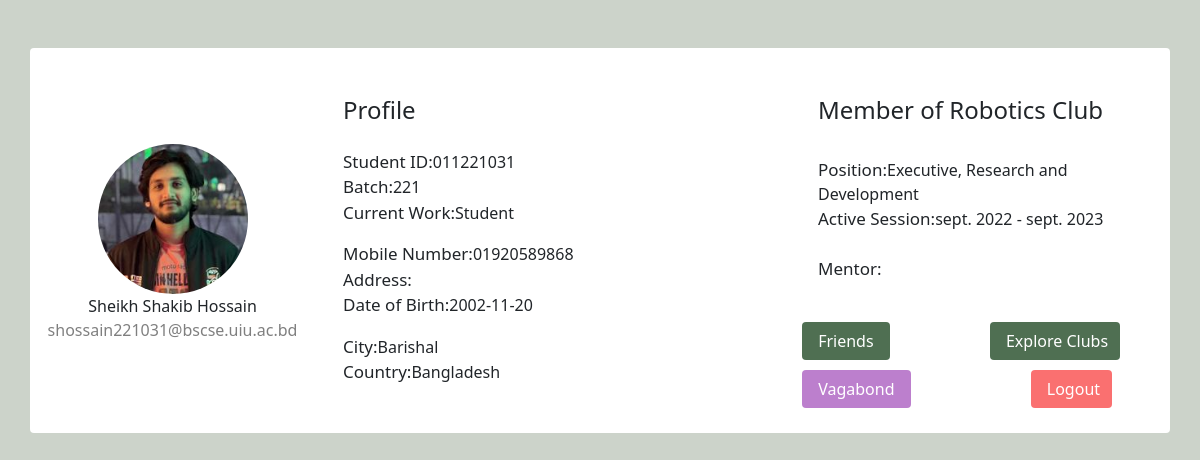
/profile.php (signed in), run on the app's committed database.
### tables this page shows
CREATE TABLE `person` (
  `id` varchar(20) NOT NULL,
  `name` varchar(100) DEFAULT NULL,
  `email` varchar(100) DEFAULT NULL,
  `address` varchar(100) DEFAULT NULL,
  `phone` varchar(20) DEFAULT NULL,
  `current_work` varchar(50) DEFAULT NULL,
  `dob` date DEFAULT NULL,
  `city` int(11) DEFAULT NULL,
  `country` int(11) DEFAULT NULL,
  `batch` int(11) DEFAULT NULL,
  `passwd` varchar(50) DEFAULT NULL
);

CREATE TABLE `city` (
  `id` int(11) NOT NULL,
  `name` varchar(50) DEFAULT NULL
);

CREATE TABLE `country` (
  `id` int(11) NOT NULL,
  `name` varchar(50) DEFAULT NULL
);

CREATE TABLE `club` (
  `id` int(11) NOT NULL,
  `name` varchar(100) DEFAULT NULL,
  `room` varchar(50) DEFAULT NULL,
  `description` varchar(500) DEFAULT NULL
);

CREATE TABLE `club_position` (
  `id` int(11) NOT NULL,
  `name` varchar(50) DEFAULT NULL
);

CREATE TABLE `session` (
  `id` int(11) NOT NULL,
  `name` varchar(50) DEFAULT NULL
);

### profile.php (the view, shortened to what this page needs)
<?php
    $connect = mysqli_connect(HOST, USER, PASS, DB) or die("Can not connect");
    $id = $_SESSION['user_id'];
    $profile_picture = 'uploads/' . $id . '.jpg';
    $results = mysqli_query($connect, "SELECT * FROM person WHERE id = '$id'")
        or die("Can not execute query");
    while ($rows = mysqli_fetch_array($results)) {
        extract($rows);
    }
    $city_result = mysqli_query($connect, "SELECT name FROM `city` WHERE id = '$city'")
    or die("Can not execute query");
    $city_name = "";
    if ($row = mysqli_fetch_assoc($city_result)) {
        $city_name = $row['name'];
    }
    $country_result = mysqli_query($connect, "SELECT name FROM `country` WHERE id = '$country'")
    or die("Can not execute query");
    $country_name = "";
    if ($row = mysqli_fetch_assoc($country_result)) {
        $country_name = $row['name'];
    }
    $club_position_query = mysqli_query($connect, "SELECT club_position.name FROM members_info LEFT JOIN club_position ON members_info.club_position = club_position.id WHERE members_info.person_id = '$id'")
    or die("Can not execute club position query");
    $club_position = "";
    if ($row = mysqli_fetch_assoc($club_position_query)) {
        $club_position = $row['name'];
    }
    $club_name_query = mysqli_query($connect, "SELECT name FROM club WHERE club.id = (SELECT members_info.club FROM members_info WHERE person_id = '$id')")
    or die("Can not execute club position query");
    $club_name = "";
    if ($row = mysqli_fetch_assoc($club_name_query)) {
        $club_name = $row['name'];
    }
    $session_query = mysqli_query($connect, "SELECT session.name FROM members_info left JOIN session on members_info.sessions = session.id WHERE members_info.person_id = '$id'")
    or die("Can not execute club position query");
    $session_name = "";
    if ($row = mysqli_fetch_assoc($session_query)) {
        $session_name = $row['name'];
    }
    $mentor_name = "";
?>
<!DOCTYPE html>
<html lang="en">
<head>
    <link rel="stylesheet" href="./assets/style.css">
    <link href="https://cdn.jsdelivr.net/npm/bootstrap@5.0.0-alpha1/dist/css/bootstrap.min.css" rel="stylesheet">
</head>
<body>
    <div class="container rounded bg-white mt-5 mb-5">
    <div class="row">
        <div class="col-md-3 border-right">
            <div class="d-flex flex-column align-items-center text-center p-3 py-5">
                <img class="rounded-circle mt-5" width="150px" src="<?php echo $profile_picture; ?>">
                <span class="font-weight-bold"><?php echo $name; ?></span>
                <span class="text-black-50"><?php echo $email; ?></span>
            </div>
        </div>
        <div class="col-md-5 border-right">
            <div class="p-3 py-5">
                <div class="d-flex justify-content-between align-items-center mb-3">
                    <h4 class="text-right">Profile</h4>
                </div>
                <div class="row mt-2">
                    <div class="col-md-6"><label class="labels">Student ID: </label><?php echo $id; ?></div>
                    <div class="col-md-12"><label class="labels">Batch: </label><?php echo $batch; ?></div>
                    <div class="col-md-12"><label class="labels">Current Work: </label><?php echo $current_work; ?></div>
                </div>
                <div class="row mt-3">
                    <div class="col-md-12"><label class="labels">Mobile Number: </label><?php echo $phone; ?></div>
                    <div class="col-md-12"><label class="labels">Address: </label><?php echo $address; ?></div>
                    <div class="col-md-12"><label class="labels">Date of Birth: </label><?php echo $dob; ?></div>
                </div>
                <div class="row mt-3">
                    <div class="col-md-12"><label class="labels">City: </label><?php echo $city_name; ?></div>
                    <div class="col-md-12"><label class="labels">Country: </label><?php echo $country_name; ?></div>
                </div>
            </div>
        </div>
        <div class="col-md-4">
            <div class="p-3 py-5">
                <div class="d-flex justify-content-between align-items-center experience">
                    <span>
                        <h4 class="text-right"><?php echo "Member of $club_name";?></h4>
                    </span>
                </div><br>
                <?php if (!empty($club_position) && !empty($session_name)): ?>
                    <div class="col-md-12"><label class="labels">Position: </label><?php echo $club_position; ?></div>
                    <div class="col-md-12"><label class="labels">Active Session: </label><?php echo $session_name; ?></div> <br>
                    <div class="col-md-12"><label class="labels">Mentor: </label><?php echo $mentor_name; ?></div>
                    <?php else: ?>
                        <div class="col-md-12"><label class="labels">You are not a member. </label> <a href="join_club.php?id=<?php echo $id; ?>"> Join a Club!</a></div>
                    <?php endif; ?>
            </div>
<span>
    <a href="friends.php" class="light-green-btn">
        <i class="fa fa-plus"></i>&nbsp;Friends
    </a>
    <a href="clubs.php" class="light-green-btn" style="margin-left: 100px;">
        <i class="fa fa-plus"></i>&nbsp;Explore Clubs
    </a>
</span>
<br> <br>
<span>
    <a href="newbie.php" class="light-purple-btn">
        <i class="fa fa-plus"></i>&nbsp;Vagabond
    </a>
    <a href="logout.php" class="light-red-btn" style="margin-left: 120px;">
        <i class="fa fa-plus"></i>&nbsp;Logout
    </a>
</span>
        </div>
    </div>
</div>
</body>
</html>

### assets/style.css (style rules this page uses)
body { background: rgb(99, 39, 120); font-size: large; }
.labels { font-size: 17px }

### profile.php (style rules this page uses)
body { background-color: #CCD3CA; }
.light-purple-btn { background-color: #BC7FCD; color: #fff; padding: 8px 12px; border-radius: 4px; text-decoration: none; }
.light-green-btn { background-color: #4F6F52; color: #fff; padding: 8px 12px; border-radius: 4px; text-decoration: none; }
.light-red-btn { background-color: #FA7070; color: #fff; padding: 8px 12px; border-radius: 4px; text-decoration: none; }

### data on the page
person: name "Sheikh Shakib Hossain", email "shossain221031@bscse.uiu.ac.bd", id "011221031", batch "221", current_work "Student", phone "01920589868", dob "2002-11-20"
city: name "Barishal"
country: name "Bangladesh"
club: name "Robotics Club"
club_position: name "Executive, Research and Development"
session: name "sept. 2022 - sept. 2023"
